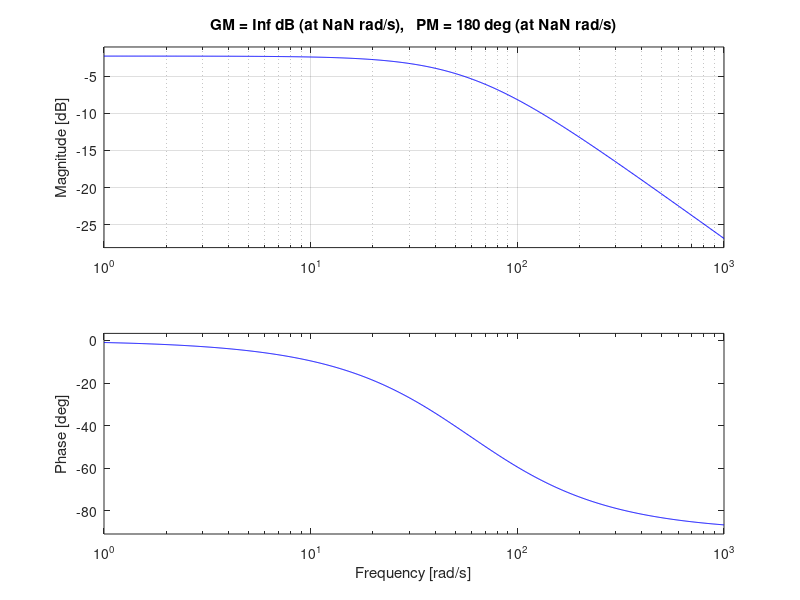

Write MATLAB code to recreate this figure. (Note: this script raises an error after producing the figure.)
%% Model Parameter
clear all; 
close all;

%motor
R = 1.3;%resistance 
L = 0.0220; %inductance 
Ke = -1.0000e+05; %electric stiffness and torque constant

s = tf('s');

%carts and load
M = 1.35;

%spring
Ch = 9; %spring damping
Cm = 6; 
Cl = 8;

Kh = 625; %Stiffness high
Km = 281; %Stiffness Med
Kl = 162; %Stifness low

motor = tf(1, [L R]);
cart = tf(Ke,[M,Cl,Kl]);

figure; margin(motor); grid;

%% position loop design
close all; set(cstprefs.tbxprefs,'FrequencyUnits','Hz');

plant = motor*cart;
figure; margin(plant); grid;
w_motor = damp(motor)/2/pi
w_cart = damp(cart)/2/pi
disp(pole(plant))

%% position loop design
% K HIGH
zero1 = -3.5+22i;
zero2 = -3.5-22i;
pole1 = -100;
gain = -0.02; 

%K LOW
zero1 = -2.5+10i;
zero2 = -2.5-10i;
pole1 = -100;
gain = -0.03; % TO BE FINE TUNED: LOOKOUT FOR OSCILLATIONS

%Controller
controller = zpk([zero1 zero2],...
                 [0 pole1], gain)
             
plant_ol = controller*plant
plant_cl = feedback(plant_ol,1);

%figure; pzmap(plant_ol); grid;
poles_cl = pole(plant_cl)
%figure; pzmap(plant_cl); grid;

figure;     margin(plant); grid;
hold on;    margin(plant_ol);  legend('real','shaped');

figure; bodeplot(plant_cl); grid;
hold on; bodeplot(feedback(controller,plant)); 
legend('T','K');


